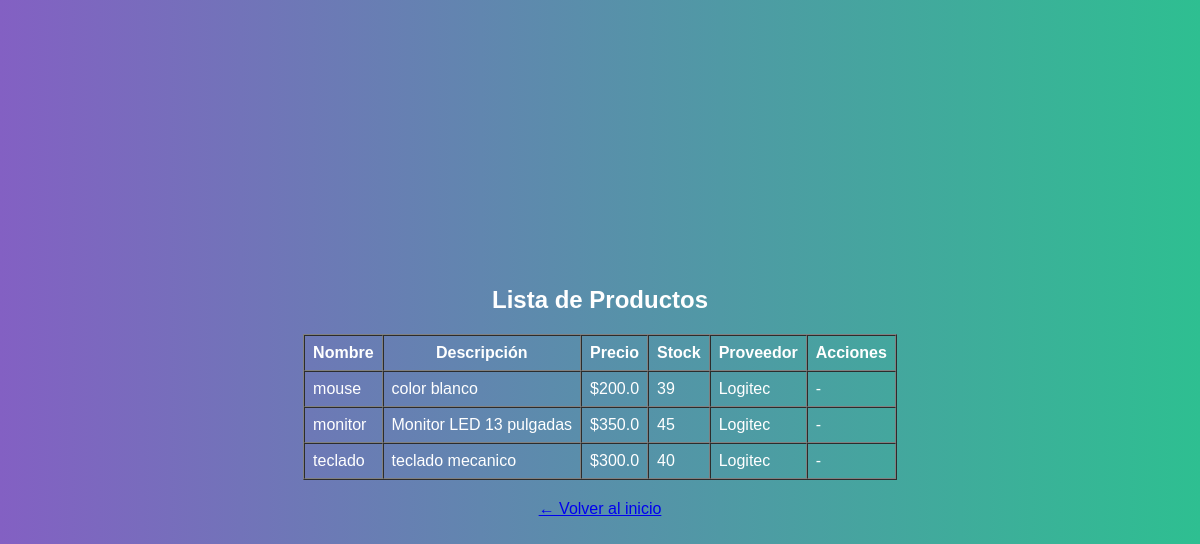
/productos (signed in), run on an earlier commit of the app's database.
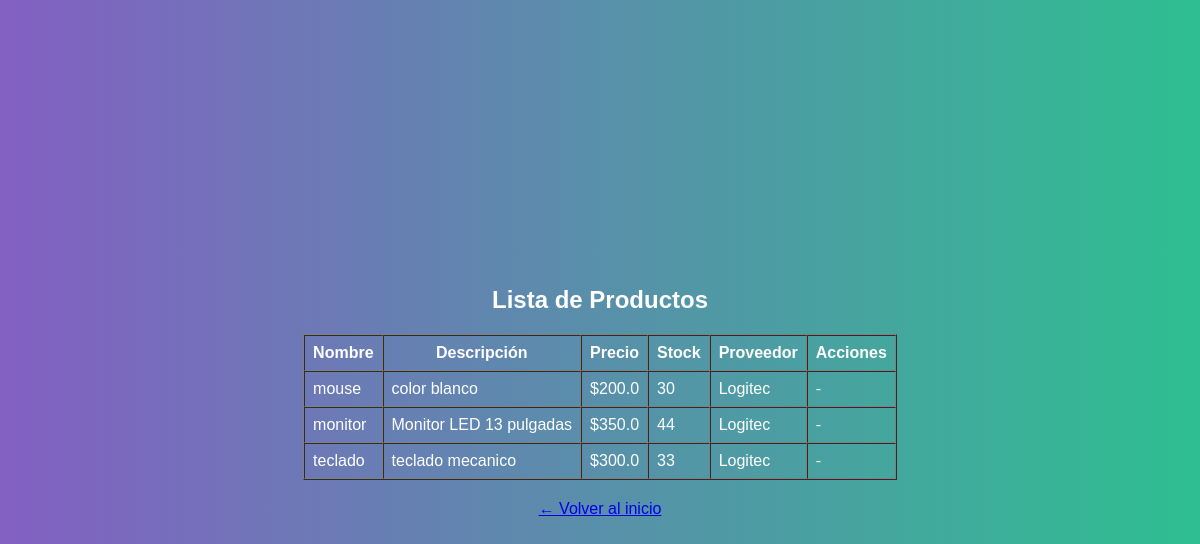
And on a later commit of the database.
### app/models.py (models this page shows, shortened)
class Producto(db.Model):
    id = db.Column(db.Integer, primary_key=True)
    nombre = db.Column(db.String(100), nullable=False)
    descripcion = db.Column(db.String(200))
    precio = db.Column(db.Float, nullable=False)
    costo_proveedor = db.Column(db.Float, nullable=False)
    stock = db.Column(db.Integer, nullable=False)
    stock_maximo = db.Column(db.Integer, nullable=False)
    proveedor_id = db.Column(db.Integer, db.ForeignKey('proveedor.id'), nullable=False)

class Proveedor(db.Model):
    id = db.Column(db.Integer, primary_key=True)
    nombre = db.Column(db.String(100), nullable=False)
    email = db.Column(db.String(150))
    telefono = db.Column(db.String(20))
    direccion = db.Column(db.String(200))
    cif = db.Column(db.String(50))
    porcentaje_descuento = db.Column(db.Float)
    iva = db.Column(db.Float)
    productos = db.relationship('Producto', backref='proveedor', lazy=True)

### app/routes.py (the view)
@main.route('/productos')
@login_required
def listar_productos():
    productos = Producto.query.all()
    return render_template('listar_productos.html', productos=productos)

### app/templates/listar_productos.html (shortened to what this page needs)
{% extends 'base.html' %}
{% block content %}
<h2 class="animated fadeInDown">Lista de Productos</h2>
<table border="1" cellpadding="8" cellspacing="0" >
  <thead>
    <tr>
      <th>Nombre</th>
      <th>Descripción</th>
      <th>Precio</th>
      <th>Stock</th>
      <th>Proveedor</th>
      <th>Acciones</th>
    </tr>
  </thead>
  <tbody>
    {% for producto in productos %}
    <tr>
      <td>{{ producto.nombre }}</td>
      <td>{{ producto.descripcion }}</td>
      <td>${{ producto.precio }}</td>
      <td>
        {% if producto.stock <= producto.stock_maximo * 0.1 %}
          <span style="color: red;">{{ producto.stock }} ⚠ Bajo stock</span>
        {% else %}
          {{ producto.stock }}
        {% endif %}
      </td>
      <td>
        {% if producto.proveedor %}
          {{ producto.proveedor.nombre }}
        {% else %}
          Sin proveedor
        {% endif %}
      </td>
      <td>
        {% if current_user.role == 'admin' %}
          <a href="{{ url_for('main.editar_producto', id=producto.id) }}">Editar</a>
          <form action="{{ url_for('main.eliminar_producto', id=producto.id) }}" method="post" style="display:inline;">
            <button type="submit">Eliminar</button>
          </form>
        {% else %}
          -
        {% endif %}
      </td>
    </tr>
    {% endfor %}
  </tbody>
</table>
<p style="text-align: center; margin-top: 20px;">
  <a href="{{ url_for('main.dashboard') }}">← Volver al inicio</a>
</p>
{% endblock %}

What changed in the data, as far as the page shows it:
changed Producto "mouse": stock "39" → "30"
changed Producto "monitor": stock "45" → "44"
changed Producto "teclado": stock "40" → "33"
